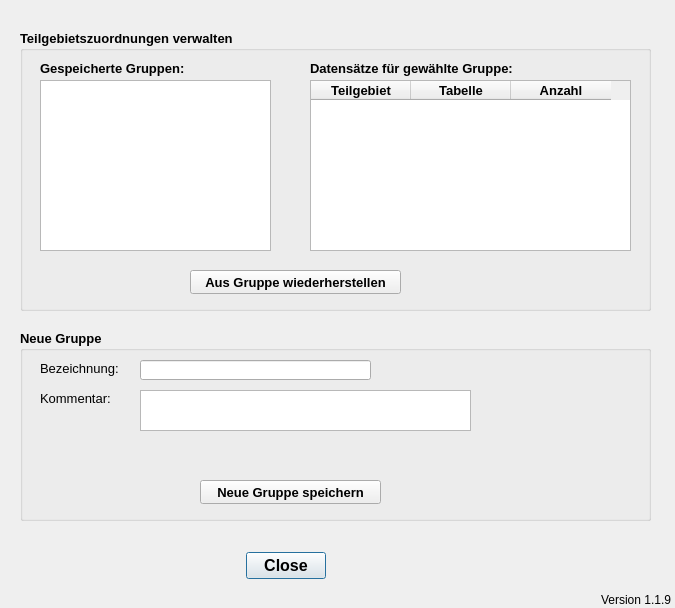
<?xml version="1.0" encoding="UTF-8"?>
<ui version="4.0">
 <class>ConnectDialogBase</class>
 <widget class="QDialog" name="ConnectDialogBase">
  <property name="geometry">
   <rect>
    <x>0</x>
    <y>0</y>
    <width>675</width>
    <height>608</height>
   </rect>
  </property>
  <property name="windowTitle">
   <string>Aus Verbindungslinien zugeordnete Haltungen in Flächen eintragen</string>
  </property>
  <widget class="QDialogButtonBox" name="button_box">
   <property name="geometry">
    <rect>
     <x>240</x>
     <y>550</y>
     <width>91</width>
     <height>31</height>
    </rect>
   </property>
   <property name="font">
    <font>
     <pointsize>12</pointsize>
     <weight>75</weight>
     <bold>true</bold>
    </font>
   </property>
   <property name="toolTip">
    <string>&lt;html&gt;&lt;head/&gt;&lt;body&gt;&lt;p&gt;Datenimport starten ...&lt;/p&gt;&lt;/body&gt;&lt;/html&gt;</string>
   </property>
   <property name="orientation">
    <enum>Qt::Horizontal</enum>
   </property>
   <property name="standardButtons">
    <set>QDialogButtonBox::Close</set>
   </property>
   <property name="centerButtons">
    <bool>true</bool>
   </property>
  </widget>
  <widget class="QLabel" name="label_3">
   <property name="geometry">
    <rect>
     <x>600</x>
     <y>590</y>
     <width>71</width>
     <height>20</height>
    </rect>
   </property>
   <property name="toolTip">
    <string>Version QKan Import</string>
   </property>
   <property name="text">
    <string>Version 1.1.9</string>
   </property>
   <property name="alignment">
    <set>Qt::AlignRight|Qt::AlignTrailing|Qt::AlignVCenter</set>
   </property>
  </widget>
  <widget class="QGroupBox" name="groupBox_2">
   <property name="geometry">
    <rect>
     <x>20</x>
     <y>30</y>
     <width>631</width>
     <height>281</height>
    </rect>
   </property>
   <property name="font">
    <font>
     <pointsize>10</pointsize>
     <weight>75</weight>
     <bold>true</bold>
    </font>
   </property>
   <property name="title">
    <string>Teilgebietszuordnungen verwalten</string>
   </property>
   <widget class="QListWidget" name="lw_gruppen">
    <property name="geometry">
     <rect>
      <x>20</x>
      <y>50</y>
      <width>231</width>
      <height>171</height>
     </rect>
    </property>
    <property name="toolTip">
     <string extracomment="Auswahl der zu bearbeitenden Teilgebiete. Alle auswählen mit [Strg]+A"/>
    </property>
    <property name="statusTip">
     <string extracomment="Auswahl der zu bearbeitenden Teilgebiete. Alle auswählen mit [Strg]+A"/>
    </property>
    <property name="selectionMode">
     <enum>QAbstractItemView::SingleSelection</enum>
    </property>
   </widget>
   <widget class="QLabel" name="label">
    <property name="geometry">
     <rect>
      <x>20</x>
      <y>30</y>
      <width>171</width>
      <height>16</height>
     </rect>
    </property>
    <property name="text">
     <string>Gespeicherte Gruppen:</string>
    </property>
   </widget>
   <widget class="QTableWidget" name="tw_gruppenattr">
    <property name="geometry">
     <rect>
      <x>290</x>
      <y>50</y>
      <width>321</width>
      <height>171</height>
     </rect>
    </property>
    <property name="selectionBehavior">
     <enum>QAbstractItemView::SelectRows</enum>
    </property>
    <property name="columnCount">
     <number>3</number>
    </property>
    <attribute name="horizontalHeaderMinimumSectionSize">
     <number>15</number>
    </attribute>
    <column>
     <property name="text">
      <string>Teilgebiet</string>
     </property>
    </column>
    <column>
     <property name="text">
      <string>Tabelle</string>
     </property>
    </column>
    <column>
     <property name="text">
      <string>Anzahl</string>
     </property>
    </column>
   </widget>
   <widget class="QLabel" name="label_2">
    <property name="geometry">
     <rect>
      <x>290</x>
      <y>30</y>
      <width>321</width>
      <height>16</height>
     </rect>
    </property>
    <property name="text">
     <string>Datensätze für gewählte Gruppe:</string>
    </property>
   </widget>
   <widget class="QPushButton" name="pb_reloadgroup">
    <property name="geometry">
     <rect>
      <x>170</x>
      <y>240</y>
      <width>211</width>
      <height>24</height>
     </rect>
    </property>
    <property name="font">
     <font>
      <pointsize>10</pointsize>
      <weight>75</weight>
      <bold>true</bold>
     </font>
    </property>
    <property name="text">
     <string>Aus Gruppe wiederherstellen</string>
    </property>
   </widget>
  </widget>
  <widget class="QGroupBox" name="groupBox_4">
   <property name="geometry">
    <rect>
     <x>20</x>
     <y>330</y>
     <width>631</width>
     <height>191</height>
    </rect>
   </property>
   <property name="font">
    <font>
     <pointsize>10</pointsize>
     <weight>75</weight>
     <bold>true</bold>
    </font>
   </property>
   <property name="title">
    <string>Neue Gruppe</string>
   </property>
   <widget class="QLineEdit" name="tf_newgroup">
    <property name="geometry">
     <rect>
      <x>120</x>
      <y>30</y>
      <width>231</width>
      <height>20</height>
     </rect>
    </property>
   </widget>
   <widget class="QLabel" name="label_4">
    <property name="geometry">
     <rect>
      <x>20</x>
      <y>30</y>
      <width>81</width>
      <height>16</height>
     </rect>
    </property>
    <property name="font">
     <font>
      <pointsize>10</pointsize>
      <weight>50</weight>
      <bold>false</bold>
     </font>
    </property>
    <property name="text">
     <string>Bezeichnung:</string>
    </property>
   </widget>
   <widget class="QLabel" name="label_5">
    <property name="geometry">
     <rect>
      <x>20</x>
      <y>60</y>
      <width>81</width>
      <height>16</height>
     </rect>
    </property>
    <property name="font">
     <font>
      <pointsize>10</pointsize>
      <weight>50</weight>
      <bold>false</bold>
     </font>
    </property>
    <property name="text">
     <string>Kommentar:</string>
    </property>
   </widget>
   <widget class="QTextEdit" name="tf_kommentar">
    <property name="geometry">
     <rect>
      <x>120</x>
      <y>60</y>
      <width>331</width>
      <height>41</height>
     </rect>
    </property>
   </widget>
   <widget class="QPushButton" name="pb_storegroup">
    <property name="geometry">
     <rect>
      <x>180</x>
      <y>150</y>
      <width>181</width>
      <height>24</height>
     </rect>
    </property>
    <property name="font">
     <font>
      <pointsize>10</pointsize>
      <weight>75</weight>
      <bold>true</bold>
     </font>
    </property>
    <property name="text">
     <string>Neue Gruppe speichern</string>
    </property>
   </widget>
  </widget>
 </widget>
 <resources/>
 <connections>
  <connection>
   <sender>button_box</sender>
   <signal>accepted()</signal>
   <receiver>ConnectDialogBase</receiver>
   <slot>accept()</slot>
   <hints>
    <hint type="sourcelabel">
     <x>265</x>
     <y>205</y>
    </hint>
    <hint type="destinationlabel">
     <x>275</x>
     <y>117</y>
    </hint>
   </hints>
  </connection>
  <connection>
   <sender>button_box</sender>
   <signal>rejected()</signal>
   <receiver>ConnectDialogBase</receiver>
   <slot>reject()</slot>
   <hints>
    <hint type="sourcelabel">
     <x>265</x>
     <y>205</y>
    </hint>
    <hint type="destinationlabel">
     <x>275</x>
     <y>117</y>
    </hint>
   </hints>
  </connection>
 </connections>
</ui>
